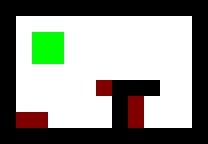

Rendered tile map (Tiled .tmx) drawn with the repository's tilesets; below, a short description and the full map source, tile grids included:
An orthogonal 13x9 tile map with 16x16 px tiles, 2 tile layers (Layer1, Layer2).

<map version="1.0" orientation="orthogonal" renderorder="right-down" width="13" height="9" tilewidth="16" tileheight="16" nextobjectid="1">
 <tileset firstgid="1" source="Tiles.tsx" />
 <layer name="Layer1" width="13" height="9">
  <data encoding="csv">
2684354561,2684354561,2684354561,2684354561,2684354561,2684354561,2684354561,2684354561,2684354561,2684354561,2684354561,2684354561,2684354561,
2684354561,2684354565,2684354565,2684354565,2684354565,2684354565,2684354565,2684354565,2684354565,2684354565,2684354565,2684354565,2684354561,
2684354561,2684354565,2684354565,2684354565,2684354565,2684354565,2684354565,2684354565,2684354565,2684354565,2684354565,2684354565,2684354561,
2684354561,2684354565,2684354565,2684354565,2684354565,2684354565,2684354565,2684354565,2684354565,2684354565,2684354565,2684354565,2684354561,
2684354561,2684354565,2684354565,2684354565,2684354565,2684354565,2684354565,2684354565,2684354565,2684354565,2684354565,2684354565,2684354561,
2684354561,2684354565,2684354565,2684354565,2684354565,2684354565,2684354565,2684354561,2684354561,2684354561,2684354565,2684354565,2684354561,
2684354561,2684354565,2684354565,2684354565,2684354565,2684354565,2684354565,2684354561,2684354565,2684354565,2684354565,2684354565,2684354561,
2684354561,2684354565,2684354565,2684354565,2684354565,2684354565,2684354565,2684354561,2684354565,2684354565,2684354565,2684354565,2684354561,
2684354561,2684354561,2684354561,2684354561,2684354561,2684354561,2684354561,2684354561,2684354561,2684354561,2684354561,2684354561,2684354561
</data>
 </layer>
 <layer name="Layer2" width="13" height="9">
  <data encoding="csv">
0,0,0,0,0,0,0,0,0,0,0,0,0,
0,0,0,0,0,0,0,0,0,0,0,0,0,
0,0,2684354564,2684354564,0,0,0,0,0,0,0,0,0,
0,0,2684354564,2684354564,0,0,0,0,0,0,0,0,0,
0,0,0,0,0,0,0,0,0,0,0,0,0,
0,0,0,0,0,0,2684354563,0,0,0,0,0,0,
0,0,0,0,0,0,0,0,2684354563,0,0,0,0,
0,2684354563,2684354563,0,0,0,0,0,2684354563,0,0,0,0,
0,0,0,0,0,0,0,0,0,0,0,0,0
</data>
 </layer>
</map>
